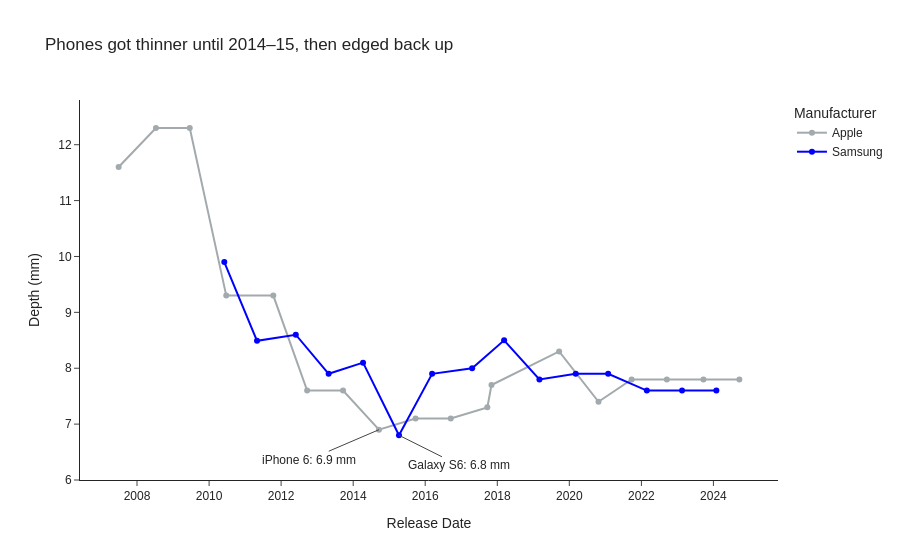

The cell this chart's notebook holds for it:
### Markdown cell above
Both lines got heavier and have converged: the newest models are the **iPhone 16 at 170 g** and the **Galaxy S24 at 168 g**. Apple's path swung more widely. It ranged from the **iPhone 5 at 112 g** (the 5s weighs the same) to the **iPhone 11 at 194 g**. The Galaxy rose more steadily, from **116 g** (Galaxy S II) to a peak of **169 g** (S21).

### Code cell
fig = px.line(
    df,
    x='Release Date',
    y='Depth (mm)',
    color='Manufacturer',
    markers=True,
    color_discrete_map=plotly_color_map,
    hover_name='Product',
    title='Phones got thinner until 2014–15, then edged back up',
)

for product, x_offset in [('iPhone 6', -70), ('Galaxy S6', 60)]:
    row = df.query('Product == @product').iloc[0]
    fig.add_annotation(
        x=row['Release Date'],
        y=row['Depth (mm)'],
        text=f"{product}: {row['Depth (mm)']} mm",
        ax=x_offset,
        ay=30,
    )

fig.update_yaxes(range=[6, 12.8])

fig.show()

### Figure 1 — Plotly figure (JSON) as saved in the notebook; plotly's stock layout.template omitted (floating-point values rounded to 4 significant figures)
{"data": [{"hovertemplate": "<b>%{hovertext}</b><br><br>Manufacturer=Apple<br>Release Date=%{x}<br>Depth (mm)=%{y}<extra></extra>", "hovertext": ["iPhone (1st generation)", "iPhone 3G", "iPhone 3GS", "iPhone 4", "iPhone 4s", "iPhone 5", "iPhone 5s", "iPhone 6", "iPhone 6s", "iPhone 7", "iPhone 8", "iPhone X", "iPhone 11", "iPhone 12", "iPhone 13", "iPhone 14", "iPhone 15", "iPhone 16"], "legendgroup": "Apple", "line": {"color": "#A2AAAD", "dash": "solid"}, "marker": {"symbol": "circle"}, "mode": "lines+markers", "name": "Apple", "orientation": "v", "showlegend": true, "type": "scatter", "x": ["2007-06-29T00:00:00.000000", "2008-07-11T00:00:00.000000", "2009-06-19T00:00:00.000000", "2010-06-24T00:00:00.000000", "2011-10-14T00:00:00.000000", "2012-09-21T00:00:00.000000", "2013-09-20T00:00:00.000000", "2014-09-19T00:00:00.000000", "2015-09-25T00:00:00.000000", "2016-09-16T00:00:00.000000", "2017-09-22T00:00:00.000000", "2017-11-03T00:00:00.000000", "2019-09-20T00:00:00.000000", "2020-10-23T00:00:00.000000", "2021-09-24T00:00:00.000000", "2022-09-16T00:00:00.000000", "2023-09-22T00:00:00.000000", "2024-09-20T00:00:00.000000"], "xaxis": "x", "y": [11.6, 12.3, 12.3, 9.3, 9.3, 7.6, 7.6, 6.9, 7.1, 7.1, 7.3, 7.7, 8.3, 7.4, 7.8, 7.8, 7.8, 7.8], "yaxis": "y"}, {"hovertemplate": "<b>%{hovertext}</b><br><br>Manufacturer=Samsung<br>Release Date=%{x}<br>Depth (mm)=%{y}<extra></extra>", "hovertext": ["Galaxy S", "Galaxy S II", "Galaxy S III", "Galaxy S4", "Galaxy S5", "Galaxy S6", "Galaxy S7", "Galaxy S8", "Galaxy S9", "Galaxy S10", "Galaxy S20", "Galaxy S21", "Galaxy S22", "Galaxy S23", "Galaxy S24"], "legendgroup": "Samsung", "line": {"color": "blue", "dash": "solid"}, "marker": {"symbol": "circle"}, "mode": "lines+markers", "name": "Samsung", "orientation": "v", "showlegend": true, "type": "scatter", "x": ["2010-06-04T00:00:00.000000", "2011-05-02T00:00:00.000000", "2012-05-29T00:00:00.000000", "2013-04-27T00:00:00.000000", "2014-04-11T00:00:00.000000", "2015-04-10T00:00:00.000000", "2016-03-11T00:00:00.000000", "2017-04-21T00:00:00.000000", "2018-03-11T00:00:00.000000", "2019-03-04T00:00:00.000000", "2020-03-06T00:00:00.000000", "2021-01-29T00:00:00.000000", "2022-02-25T00:00:00.000000", "2023-02-17T00:00:00.000000", "2024-01-31T00:00:00.000000"], "xaxis": "x", "y": [9.9, 8.49, 8.6, 7.9, 8.1, 6.8, 7.9, 8.0, 8.5, 7.8, 7.9, 7.9, 7.6, 7.6, 7.6], "yaxis": "y"}], "layout": {"annotations": [{"ax": -70, "ay": 30, "text": "iPhone 6: 6.9 mm", "x": "2014-09-19T00:00:00", "y": 6.9}, {"ax": 60, "ay": 30, "text": "Galaxy S6: 6.8 mm", "x": "2015-04-10T00:00:00", "y": 6.8}], "legend": {"title": {"text": "Manufacturer"}, "tracegroupgap": 0}, "title": {"text": "Phones got thinner until 2014–15, then edged back up"}, "xaxis": {"anchor": "y", "domain": [0.0, 1.0], "title": {"text": "Release Date"}}, "yaxis": {"anchor": "x", "domain": [0.0, 1.0], "range": [6, 12.8], "title": {"text": "Depth (mm)"}}}}
